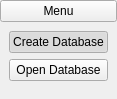
<?xml version="1.0" encoding="UTF-8"?>
<ui version="4.0">
 <class>GMenu</class>
 <widget class="QWidget" name="GMenu">
  <property name="geometry">
   <rect>
    <x>0</x>
    <y>0</y>
    <width>108</width>
    <height>99</height>
   </rect>
  </property>
  <property name="windowTitle">
   <string>GMenu</string>
  </property>
  <layout class="QGridLayout" name="gridLayout">
   <property name="leftMargin">
    <number>0</number>
   </property>
   <property name="topMargin">
    <number>0</number>
   </property>
   <property name="rightMargin">
    <number>0</number>
   </property>
   <property name="bottomMargin">
    <number>0</number>
   </property>
   <property name="spacing">
    <number>0</number>
   </property>
   <item row="0" column="0">
    <widget class="QPushButton" name="m_title">
     <property name="cursor">
      <cursorShape>PointingHandCursor</cursorShape>
     </property>
     <property name="text">
      <string>Menu</string>
     </property>
    </widget>
   </item>
   <item row="1" column="0">
    <widget class="QWidget" name="widget" native="true">
     <layout class="QVBoxLayout" name="verticalLayout_2">
      <item>
       <widget class="QPushButton" name="m_create">
        <property name="cursor">
         <cursorShape>PointingHandCursor</cursorShape>
        </property>
        <property name="text">
         <string>Create Database</string>
        </property>
        <property name="checkable">
         <bool>true</bool>
        </property>
        <property name="checked">
         <bool>true</bool>
        </property>
        <property name="autoExclusive">
         <bool>true</bool>
        </property>
        <property name="autoDefault">
         <bool>false</bool>
        </property>
        <property name="default">
         <bool>false</bool>
        </property>
       </widget>
      </item>
      <item>
       <widget class="QPushButton" name="m_open">
        <property name="cursor">
         <cursorShape>PointingHandCursor</cursorShape>
        </property>
        <property name="text">
         <string>Open Database</string>
        </property>
        <property name="checkable">
         <bool>true</bool>
        </property>
        <property name="autoExclusive">
         <bool>true</bool>
        </property>
        <property name="autoDefault">
         <bool>false</bool>
        </property>
        <property name="default">
         <bool>false</bool>
        </property>
       </widget>
      </item>
      <item>
       <spacer name="verticalSpacer">
        <property name="orientation">
         <enum>Qt::Vertical</enum>
        </property>
        <property name="sizeHint" stdset="0">
         <size>
          <width>20</width>
          <height>0</height>
         </size>
        </property>
       </spacer>
      </item>
     </layout>
    </widget>
   </item>
  </layout>
 </widget>
 <resources/>
 <connections/>
</ui>
